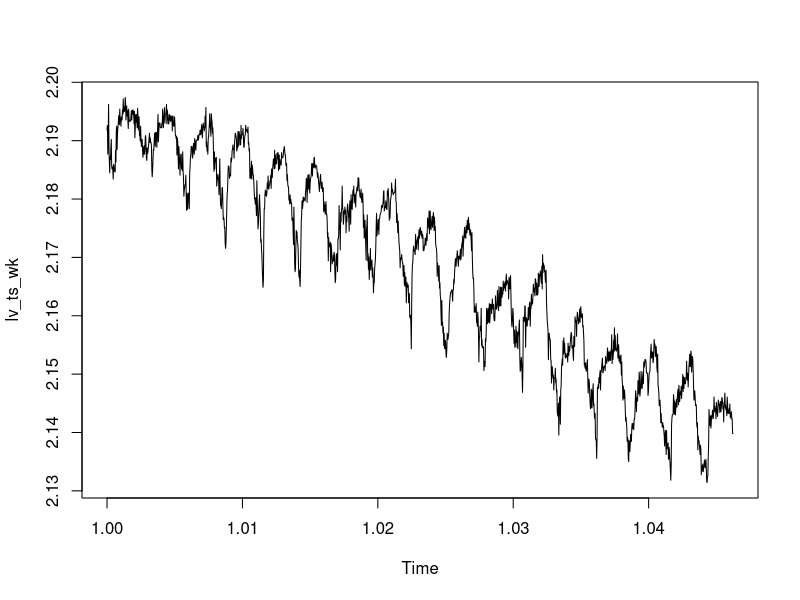

This chart was generated by the following R code: (Note: this script raises an error after producing the figure.)
## ---- chunk 1
knitr::opts_chunk$set(echo = TRUE)
## ---- chunk 2
library(tidyverse)
library(gridExtra)
library(here)
library(forecast)
## ---- chunk 3
here()
lv <- read_csv('180301 Level Data copy.csv')

lv$date_time <- as.POSIXct(lv$date_time, format = '%m/%d/%y %H:%M')
## ---- chunk 4
lv_ts_wk <- msts(lv$level_m, seasonal.periods=c(96,35064))

plot(lv_ts_wk)
## ---- chunk 5
test1_diff <- diff(lv_ts_wk, lag=96)

lv_ts_wk %>% adf.test(k=96)
test1_diff %>% adf.test(k=96)
## ---- chunk 6
ggAcf(test1_diff, lag.max=100)
ggPacf(test1_diff, lag.max=100)
## ---- chunk 7
auto_fit <- auto.arima(lv_ts_wk, seasonal=FALSE, xreg=fourier(lv_ts_wk, K=c(4,1)))
plot(forecast(auto_fit, h=192, xreg=fourier(lv_ts_wk, K=c(4,1), h=192)))
## ---- chunk 8
auto_test1 <- auto.arima(test1_diff, seasonal=FALSE, xreg=fourier(test1_diff, K=4))
plot(forecast(auto_test1, h=192, xreg=fourier(test1_diff, K=4, h=192)))
## ---- chunk 9
lv_ts <- ts(lv$level_m, f=96)


head(lv_ts)
plot(lv_ts)
## ---- chunk 10
lv_df <- lv[c(2,5)]

cat('Absolute difference in water level over the period of', as.character(start(lv_zoo)), 'and', as.character(end(lv_zoo)), 'in meters:', max(lv_df$level_m) - min(lv_df$level_m))
## ---- chunk 11
ggplot(lv_df, aes(date_time, level_m)) +
    geom_line() +
    xlab('Date') +
    ylab('Level (m)') + 
    ggtitle('Water level (m) over time')
## ---- chunk 12
ggplot(lv_df, aes(date_time, level_m)) +
    geom_line() +
    geom_smooth(method = 'loess', se = FALSE) +
    xlab('Date') +
    ylab('Level (m)') + 
    ggtitle('Water level (m) over time w/ trend line')
## ---- chunk 13
ts <- ts(lv_df$level_m, frequency = 96)

decomp_ts <- stl(ts, s.window='period')
plot(decomp_ts)
## ---- chunk 14
grid.arrange(ggAcf(lv_zoo), ggPacf(lv_zoo), nrow=2)
## ---- chunk 15
plot(lv_diff, type='l')
ggAcf(lv_diff, lag.max=200)
ggPacf(lv_diff, lag.max=200)
## ---- chunk 16
# MA
ggAcf(diff(lv_diff), lag.max=100)
# AR
ggPacf(diff(lv_diff), lag.max=100)
## ---- chunk 17
checkresiduals(model_diff)

forecast(model_diff, h=50)
## ---- chunk 18
lv_zoo %>%
    Arima(order=c(2,1,3), seasonal=c(0,1,0)) %>%
    forecast(h=500) %>%
    autoplot()
## ---- chunk 19
what <- lv_ts %>%
    arima(order=c(4,1,0), seasonal=list(order=c(0,1,1), period=96))
## ---- chunk 20
auto_fit <- auto.arima(lv_ts, seasonal=FALSE, xreg=fourier(lv_ts, K=1))
auto_fit
## ---- chunk 21
plot(forecast(auto_fit, h=192, xreg=fourier(auto_fit, K=1, h=192)))
grid(nx=20)
## ---- chunk 22
Box.test(lv_diff, lag=10, type='Ljung-Box')
